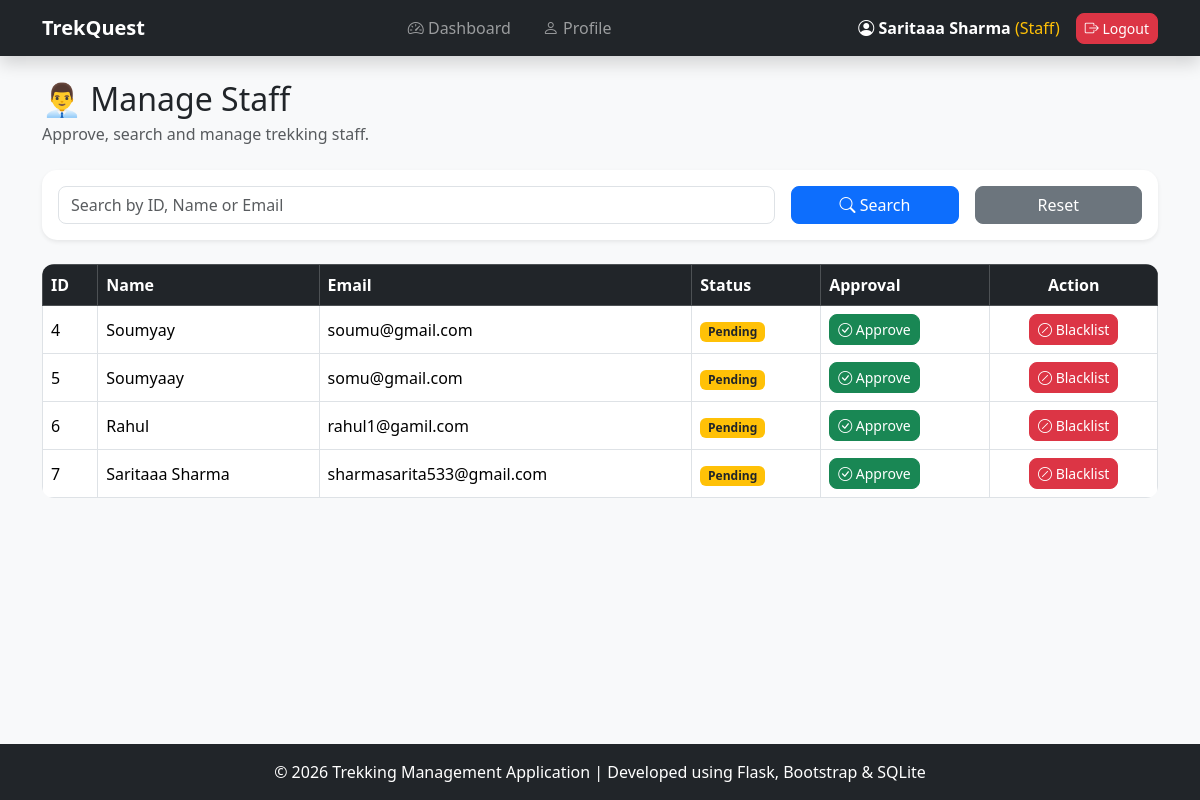
Page /manage-staff (signed in) on the earlier database version.
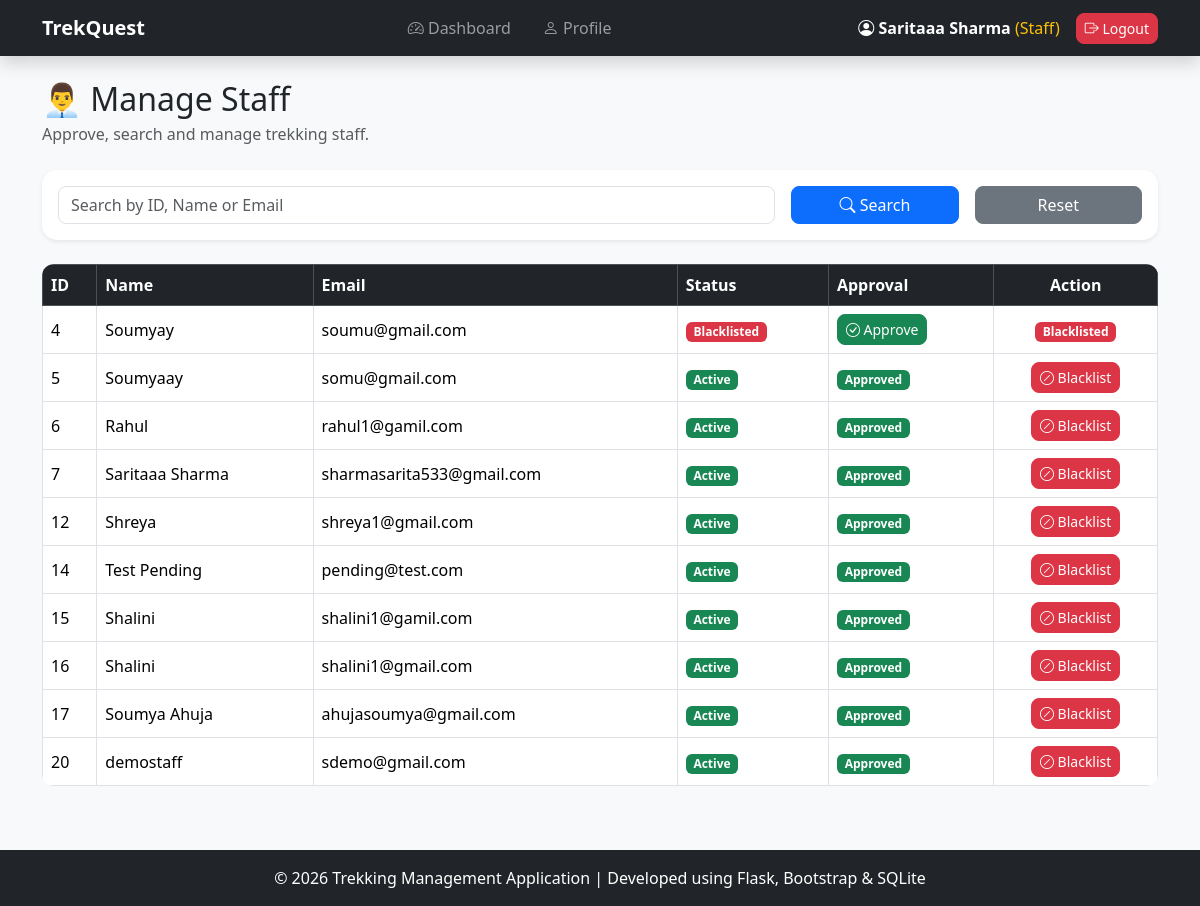
Same page on the later database version.
### models.py (models this page shows, shortened)
class User(UserMixin, db.Model):
    __tablename__ = "users"
    id = db.Column(
        db.Integer,
        primary_key=True
    )
    name = db.Column(
        db.String(100),
        nullable=False
    )
    email = db.Column(
        db.String(100),
        unique=True,
        nullable=False
    )
    password = db.Column(
        db.String(200),
        nullable=False
    )
    role = db.Column(
        db.String(20),
        nullable=False
    )
    status = db.Column(
        db.String(20),
        default="active"
    )

### app.py (the view)
@app.route("/manage-staff")
@login_required
def manage_staff():
    search = request.args.get("search")
    staff = User.query.filter_by(role="staff")
    if search:
        staff = staff.filter(
            (User.name.contains(search)) |
            (User.email.contains(search)) |
            (User.id == search)
        )
    staff = staff.all()
    return render_template(
        "manage_staff.html",
        staff=staff,
        search=search
    )

### app.py (called while the page is built)
@login_manager.user_loader
def load_user(user_id):
    return User.query.get(
        int(user_id)
    )

### templates/manage_staff.html
{% extends "base.html" %}
{% block content %}
<div class="container mb-5">
    <h2 class="mb-1">👨‍💼 Manage Staff</h2>
    <p class="text-muted mb-4">Approve, search and manage trekking staff.</p>
    <div class="card shadow-sm border-0 mb-4">
        <div class="card-body">
            <form method="GET">
                <div class="row g-3">
                    <div class="col-md-8">
                        <input type="text" name="search" class="form-control" placeholder="Search by ID, Name or Email"
                            value="{{ search if search else '' }}">
                    </div>
                    <div class="col-md-2">
                        <button class="btn btn-primary w-100">
                            <i class="bi bi-search"></i> Search
                        </button>
                    </div>
                    <div class="col-md-2">
                        <a href="{{ url_for('manage_staff') }}" class="btn btn-secondary w-100">Reset</a>
                    </div>
                </div>
            </form>
        </div>
    </div>
    <div class="table-responsive">
        <table class="table table-hover table-bordered align-middle">
            <thead class="table-dark">
                <tr>
                    <th>ID</th>
                    <th>Name</th>
                    <th>Email</th>
                    <th>Status</th>
                    <th>Approval</th>
                    <th class="text-center">Action</th>
                </tr>
            </thead>
            <tbody>
                {% for member in staff %}
                <tr>
                    <td>{{ member.id }}</td>
                    <td>{{ member.name }}</td>
                    <td>{{ member.email }}</td>
                    <td>
                        {% if member.status=="active" %}
                        <span class="badge bg-success">
                            Active
                        </span>
                        {% elif member.status=="pending" %}
                        <span class="badge bg-warning text-dark">
                            Pending
                        </span>
                        {% else %}
                        <span class="badge bg-danger">
                            Blacklisted
                        </span>
                        {% endif %}
                    </td>
                    <td>
                        {% if member.status!="active" %}
                        <a href="{{ url_for('approve_staff', user_id=member.id) }}" class="btn btn-success btn-sm">
                            <i class="bi bi-check-circle"></i>
                            Approve
                        </a>
                        {% else %}
                        <span class="badge bg-success">
                            Approved
                        </span>
                        {% endif %}
                    </td>
                    <td class="text-center">
                        {% if member.status!="blacklisted" %}
                        <a href="{{ url_for('blacklist_staff', user_id=member.id) }}" class="btn btn-danger btn-sm">
                            <i class="bi bi-slash-circle"></i>
                            Blacklist
                        </a>
                        {% else %}
                        <span class="badge bg-danger">
                            Blacklisted
                        </span>
                        {% endif %}
                    </td>
                </tr>
                {% endfor %}
            </tbody>
        </table>
    </div>
</div>
{% endblock %}

### templates/base.html (shortened to what this page needs)
<!DOCTYPE html>
<html lang="en">
<head>
    <link href="https://cdn.jsdelivr.net/npm/bootstrap@5.3.3/dist/css/bootstrap.min.css" rel="stylesheet">
    <link rel="stylesheet" href="https://cdn.jsdelivr.net/npm/bootstrap-icons@1.11.3/font/bootstrap-icons.min.css">
</head>
<body class="d-flex flex-column min-vh-100">
    {% if request.endpoint != "home" %}
    <nav class="navbar navbar-expand-lg navbar-dark bg-dark shadow">
        {% endif %}
        <div class="container">
            {% if current_user.is_authenticated %}
            <a class="navbar-brand fw-bold" href="/">TrekQuest</a>
            <div class="collapse navbar-collapse" id="navbarMenu">
                <ul class="navbar-nav mx-auto gap-3">
                    {% if current_user.role=="admin" %}
                    <li class="nav-item">
                        <a class="nav-link" href="{{ url_for('admin_dashboard') }}">
                            <i class="bi bi-speedometer2"></i> Dashboard
                        </a>
                    </li>
                    <li class="nav-item">
                        <a class="nav-link" href="{{ url_for('view_treks') }}">
                            <i class="bi bi-map"></i> Treks
                        </a>
                    </li>
                    <li class="nav-item">
                        <a class="nav-link" href="{{ url_for('add_trek') }}">
                            <i class="bi bi-plus-circle"></i> Add Trek
                        </a>
                    </li>
                    <li class="nav-item">
                        <a class="nav-link" href="{{ url_for('manage_staff') }}">
                            <i class="bi bi-person-badge"></i> Staff
                        </a>
                    </li>
                    <li class="nav-item">
                        <a class="nav-link" href="{{ url_for('manage_users') }}">
                            <i class="bi bi-people"></i> Users
                        </a>
                    </li>
                    <li class="nav-item">
                        <a class="nav-link" href="{{ url_for('view_bookings') }}">
                            <i class="bi bi-journal-bookmark"></i> Bookings
                        </a>
                    </li>
                    {% elif current_user.role=="staff" %}
                    <li class="nav-item">
                        <a class="nav-link" href="{{ url_for('staff_dashboard') }}">
                            <i class="bi bi-speedometer2"></i> Dashboard
                        </a>
                    </li>
                    <li class="nav-item">
                        <a class="nav-link" href="{{ url_for('edit_profile') }}">
                            <i class="bi bi-person"></i> Profile
                        </a>
                    </li>
                    {% endif %}
                </ul>
                <div class="d-flex align-items-center">
                    <span class="text-white me-3">
                        <i class="bi bi-person-circle"></i>
                        <strong>{{ current_user.name }}</strong>
                        <span class="text-warning">
                            ({{ current_user.role|capitalize }})
                        </span>
                    </span>
                    <a href="{{ url_for('logout') }}" class="btn btn-danger btn-sm">
                        <i class="bi bi-box-arrow-right"></i>
                        Logout
                    </a>
                </div>
            </div>
            {% endif %}
        </div>
    </nav>
    <main class="flex-grow-1">
        <div class="m-4">
            {% block content %}
            {% endblock %}
        </div>
    </main>
    {% if request.endpoint != "home" %}
    <footer class="bg-dark text-white text-center py-3 mt-auto">
        © 2026 Trekking Management Application |
        Developed using Flask, Bootstrap & SQLite
    </footer>
    {% endif %}
</body>
</html>

Differences in the rows shown:
changed User "Saritaaa Sharma": status "Pending Approve" → "Active Approved"
changed User "Soumyay": status "Pending Blacklist" → "Blacklisted Blacklisted"
changed User "Soumyaay": status "Pending Approve" → "Active Approved"
changed User "Rahul": status "Pending Approve" → "Active Approved"
added User: id "12", name "Shreya", email "shreya1@gmail.com", status "Active"
added User: id "14", name "Test Pending", email "pending@test.com", status "Active"
added User: id "15", name "Shalini", email "shalini1@gamil.com", status "Active"
added User: id "16", name "Shalini", email "shalini1@gmail.com", status "Active"
added User: id "17", name "Soumya Ahuja", email "ahujasoumya@gmail.com", status "Active"
added User: id "20", name "demostaff", email "sdemo@gmail.com", status "Active"
